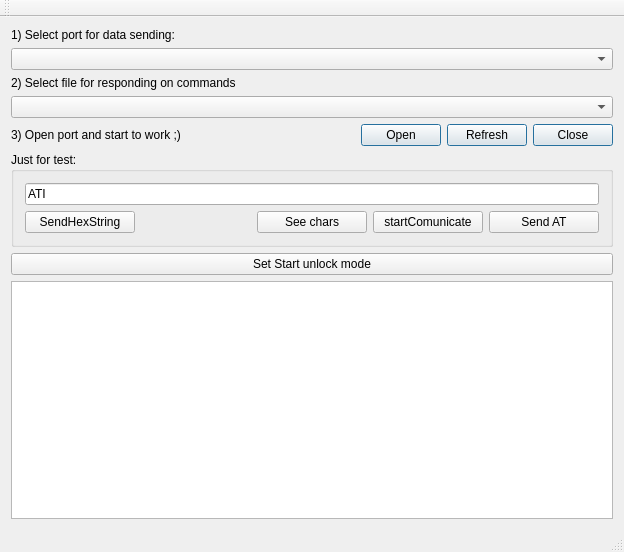
<ui version="4.0" >
 <class>ComPretenderClass</class>
 <widget class="QMainWindow" name="ComPretenderClass" >
  <property name="geometry" >
   <rect>
    <x>0</x>
    <y>0</y>
    <width>624</width>
    <height>552</height>
   </rect>
  </property>
  <property name="windowTitle" >
   <string>AT sender - http://inspire-device.com</string>
  </property>
  <property name="toolTip" >
   <string>http://inspire-device.com</string>
  </property>
  <widget class="QWidget" name="centralWidget" >
   <layout class="QVBoxLayout" name="verticalLayout_3" >
    <item>
     <layout class="QVBoxLayout" name="verticalLayout_2" >
      <item>
       <widget class="QLabel" name="label" >
        <property name="text" >
         <string>1) Select port for data sending:</string>
        </property>
       </widget>
      </item>
      <item>
       <widget class="QComboBox" name="comPortSelect" >
        <property name="minimumSize" >
         <size>
          <width>300</width>
          <height>0</height>
         </size>
        </property>
       </widget>
      </item>
     </layout>
    </item>
    <item>
     <layout class="QVBoxLayout" name="verticalLayout" >
      <item>
       <widget class="QLabel" name="label_2" >
        <property name="text" >
         <string>2) Select file for responding on commands</string>
        </property>
       </widget>
      </item>
      <item>
       <widget class="QComboBox" name="DevicesCombo" >
        <property name="toolTip" >
         <string>Select device file</string>
        </property>
        <property name="maxCount" >
         <number>500</number>
        </property>
       </widget>
      </item>
     </layout>
    </item>
    <item>
     <layout class="QHBoxLayout" name="horizontalLayout" >
      <item>
       <widget class="QLabel" name="label_3" >
        <property name="text" >
         <string>3) Open port and start to work ;)</string>
        </property>
       </widget>
      </item>
      <item>
       <spacer name="horizontalSpacer" >
        <property name="orientation" >
         <enum>Qt::Horizontal</enum>
        </property>
        <property name="sizeHint" stdset="0" >
         <size>
          <width>40</width>
          <height>20</height>
         </size>
        </property>
       </spacer>
      </item>
      <item>
       <widget class="QPushButton" name="comConnect" >
        <property name="maximumSize" >
         <size>
          <width>100</width>
          <height>16777215</height>
         </size>
        </property>
        <property name="text" >
         <string>Open</string>
        </property>
        <property name="default" >
         <bool>true</bool>
        </property>
       </widget>
      </item>
      <item>
       <widget class="QPushButton" name="comRefresh" >
        <property name="maximumSize" >
         <size>
          <width>100</width>
          <height>16777215</height>
         </size>
        </property>
        <property name="text" >
         <string>Refresh</string>
        </property>
        <property name="default" >
         <bool>true</bool>
        </property>
       </widget>
      </item>
      <item>
       <widget class="QPushButton" name="comDisconnect" >
        <property name="maximumSize" >
         <size>
          <width>100</width>
          <height>16777215</height>
         </size>
        </property>
        <property name="text" >
         <string>Close</string>
        </property>
        <property name="default" >
         <bool>true</bool>
        </property>
       </widget>
      </item>
     </layout>
    </item>
    <item>
     <widget class="QGroupBox" name="groupBox" >
      <property name="title" >
       <string>Just for test:</string>
      </property>
      <layout class="QGridLayout" name="gridLayout" >
       <item row="0" column="0" colspan="5" >
        <widget class="QLineEdit" name="lineATcmd" >
         <property name="text" >
          <string>ATI</string>
         </property>
        </widget>
       </item>
       <item row="1" column="0" >
        <widget class="QPushButton" name="pushButton" >
         <property name="text" >
          <string>SendHexString</string>
         </property>
        </widget>
       </item>
       <item row="1" column="4" >
        <widget class="QPushButton" name="sendATcmd" >
         <property name="text" >
          <string>Send AT</string>
         </property>
        </widget>
       </item>
       <item row="1" column="3" >
        <widget class="QPushButton" name="startComunicate" >
         <property name="text" >
          <string>startComunicate</string>
         </property>
        </widget>
       </item>
       <item row="1" column="2" >
        <widget class="QPushButton" name="seeChars" >
         <property name="minimumSize" >
          <size>
           <width>2</width>
           <height>2</height>
          </size>
         </property>
         <property name="text" >
          <string>See chars</string>
         </property>
        </widget>
       </item>
      </layout>
     </widget>
    </item>
    <item>
     <widget class="QPushButton" name="pushButton_2" >
      <property name="text" >
       <string>Set Start unlock mode</string>
      </property>
     </widget>
    </item>
    <item>
     <widget class="QTextEdit" name="textEdit" >
      <property name="maximumSize" >
       <size>
        <width>16777215</width>
        <height>320</height>
       </size>
      </property>
      <property name="readOnly" >
       <bool>true</bool>
      </property>
     </widget>
    </item>
   </layout>
   <zorder>pushButton_2</zorder>
   <zorder>textEdit</zorder>
   <zorder>groupBox</zorder>
  </widget>
  <widget class="QMenuBar" name="menuBar" >
   <property name="geometry" >
    <rect>
     <x>0</x>
     <y>0</y>
     <width>624</width>
     <height>21</height>
    </rect>
   </property>
  </widget>
  <widget class="QToolBar" name="mainToolBar" >
   <attribute name="toolBarArea" >
    <enum>TopToolBarArea</enum>
   </attribute>
   <attribute name="toolBarBreak" >
    <bool>false</bool>
   </attribute>
  </widget>
  <widget class="QStatusBar" name="statusBar" />
 </widget>
 <layoutdefault spacing="6" margin="11" />
 <resources/>
 <connections/>
</ui>
